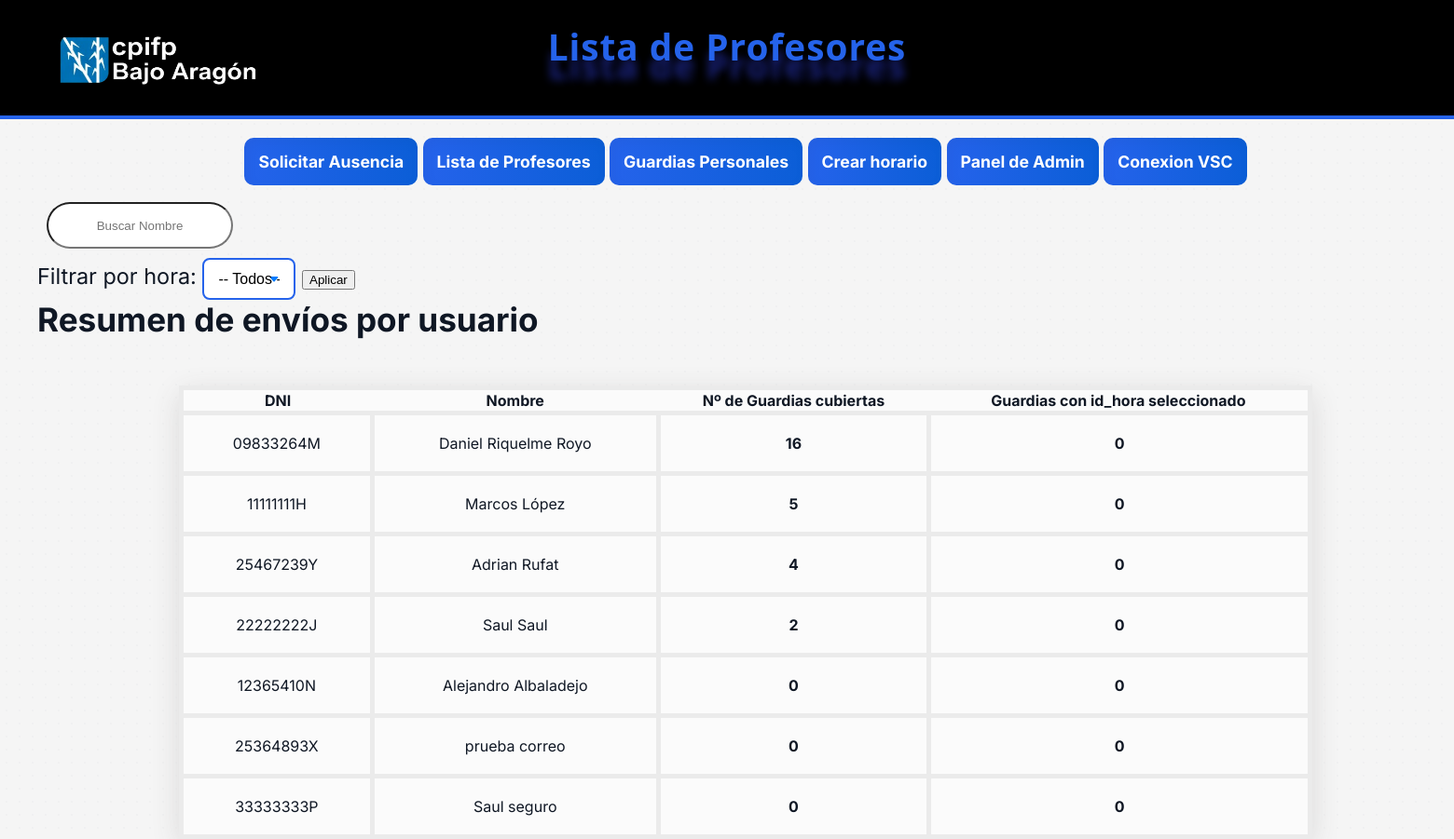
The app's page /listaphp.php (signed in) with its own data.
### tables this page shows
CREATE TABLE `usuario` (
  `dni` varchar(10) NOT NULL,
  `nombre` varchar(255) NOT NULL,
  `apellido` varchar(255) NOT NULL,
  `contrasena` varchar(10000) NOT NULL DEFAULT 'prueba',
  `rol` varchar(50) NOT NULL,
  `gmail` varchar(255) NOT NULL,
  `familia` varchar(100) NOT NULL
);

### listaphp.php (the view, shortened to what this page needs)
<?php
$conexion = mysqli_connect("localhost","cyberbuild","Admin1234","faltas");
$conexion->set_charset('utf8mb4');
$selectedIdHora = isset($_GET['id_hora']) ? $_GET['id_hora'] : '';
$idHoraEscaped = mysqli_real_escape_string($conexion, $selectedIdHora);
$sql = "SELECT u.dni AS dni, u.nombre, u.apellido,
--  total de ausencias donde el usuario es cubridor
    (SELECT COUNT(*) FROM ausencia a
        WHERE a.dni_usuario_cubridor = u.dni
    ) AS contador_cubridor,
 -- de esas, las que coinciden con la hora seleccionada
    (SELECT COUNT(*) FROM ausencia a
        JOIN horario h ON a.id_horario = h.id_horario
        WHERE a.dni_usuario_cubridor = u.dni
        AND h.id_hora = '$idHoraEscaped'
    ) AS contador_hora
FROM usuario u";
if ($selectedIdHora !== '') {
    $sql .= " ORDER BY contador_hora DESC, contador_cubridor DESC";
} else {
    $sql .= " ORDER BY contador_cubridor DESC";
}
?>
<html lang="en">
<head>
    <link rel="stylesheet" href="css.css">
</head>
<body>
<body>
    <header>
        <h1>Lista de Profesores</h1>
        <a href="main.php">
        <img id="cpifp" src="media/logo_cpifp.png">
        </a>
    </header>
        <?php include "navpub.php"; ?>
    <main>
    <main>
            <input type="text" id="busqueda" placeholder="Buscar Nombre">
        <form method="get" id="horaForm">
            <label for="id_hora">Filtrar por hora:</label>
            <select name="id_hora" id="id_hora">
                <option value="">-- Todos --</option>
            </select>
            <button type="submit">Aplicar</button>
        </form>
        <h2>Resumen de envíos por usuario</h2>
        <table id="tabla">
            <tr>
                <th>DNI</th>
                <th>Nombre</th>
                <th>Nº de Guardias cubiertas</th>
                <th>Guardias con id_hora seleccionado</th>
            </tr>
            <?php
            $resultado = $conexion->query($sql);
            if ($resultado && $resultado->num_rows > 0) {
                while ($row = $resultado->fetch_assoc()) {
                    echo '<tr>';
                    echo '<td>' . htmlspecialchars($row['dni']) . '</td>';
                    echo '<td>' . htmlspecialchars($row['nombre']) . ' ' . htmlspecialchars($row['apellido']) . '</td>';
                    echo '<td><strong>' . (int)$row['contador_cubridor'] . '</strong></td>';
                    echo '<td><strong>' . (int)$row['contador_hora'] . '</strong></td>';
                    echo '</tr>';
                }
            } else {
                echo '<tr><td colspan="5">No hay datos disponibles</td></tr>';
            }
            ?>
        </table>
    </main>
    <footer>
    </footer>
</body>
</html>

### navpub.php
<nav>
    <ul>
        <li class="pina"><a href="form_faltas.php">Solicitar Ausencia</a></li>
        <li class="pina"><a href="listaphp.php">Lista de Profesores</a></li>
        <li class="pina"><a href="personal.php">Guardias Personales</a></li>
        <li class="pina"><a href="clases.php">Crear horario</a></li>
        <li class="pina"><a href="admin_panel.php">Panel de Admin</a></li>
        <li class="pina"><a href="conexion.php">Conexion VSC</a></li>
    </ul>
</nav>

### css.css (style rules this page uses)
* { margin: 0; box-sizing: border-box; }
body { font-family: 'Inter', system-ui, -apple-system, 'Segoe UI', Roboto, 'Helvetica Neue', Arial, sans-serif; font-size: 16px; background-color: #f5f5f5; background-image: radial-gradient(rgba(20,33,61,0.02) 1px, transparent 1px); background-size: 14px 14px; color: #0f1724; -webkit-font-smoothing: antialiased; -moz-osx-font-smoothing: grayscale; }
nav { margin-top: 20px; text-align: center; }
.pina { border-radius: 10px; background: linear-gradient(90deg,#2563eb,#0b5ed7); box-shadow: 3px 4px 14px rgba(12,18,30,0.04) inset; font-size: 1rem; outline: none; display: inline-block; padding: 15px; border-radius: 10px; font-weight: bold; margin-bottom: 8px; }
table { margin: auto; margin-top: 50px; border-collapse: collapse; border: 5px solid rgb(235, 235, 235); width: 80%; background-color: rgba(255,255,255,0.6); backdrop-filter: blur(6px) saturate(120%); box-shadow: 0 8px 30px rgb(218, 217, 217); border-radius: 10px; }
tr, td { border: 5px solid rgb(235, 235, 235); text-align: center; padding: 20px; border-radius: 10px; }
footer { background: transparent; text-align: center; color: #6b7280; padding: 1rem 0 2rem 0; font-size: 0.9rem; }
html, main, body { padding-bottom: 80px; height: 100%; font-size: 1.1em; }
main { padding-left: 20px; }
a { text-decoration: none; color: #fff; }
#busqueda { height: 50px; margin: 10px; border-radius: 200px; text-align: center; width: 200px; }
select { width: 100px; padding: 12px 15px; font-size: 16px; border: 2px solid #ced4da; border-radius: 8px; background-color: white; cursor: pointer; appearance: none; background-repeat: no-repeat; background-position: right 15px center; border: 2px solid #2563eb; }
header { background-color: #000; color: #2563eb; padding: 24px 20px; text-shadow: 0 20px 10px #1a237e; text-align: center; font-family: 'Segoe UI'; letter-spacing: 1px; border-bottom: 4px solid #2563eb; }
#cpifp { width: 300px; height: 280px; margin-right: 1400px; padding: 20px; margin-top: -150px; margin-bottom: -106px; }

### records on screen
usuario: dni "09833264M", nombre "Daniel", apellido "Riquelme Royo", contador_cubridor "16", contador_hora "0"
usuario: dni "11111111H", nombre "Marcos", apellido "López", contador_cubridor "5", contador_hora "0"
usuario: dni "25467239Y", nombre "Adrian", apellido "Rufat", contador_cubridor "4", contador_hora "0"
usuario: dni "22222222J", nombre "Saul", apellido "Saul", contador_cubridor "2", contador_hora "0"
usuario: dni "12365410N", nombre "Alejandro", apellido "Albaladejo", contador_cubridor "0", contador_hora "0"
usuario: dni "25364893X", nombre "prueba", apellido "correo", contador_cubridor "0", contador_hora "0"
usuario: dni "33333333P", nombre "Saul", apellido "seguro", contador_cubridor "0", contador_hora "0"
